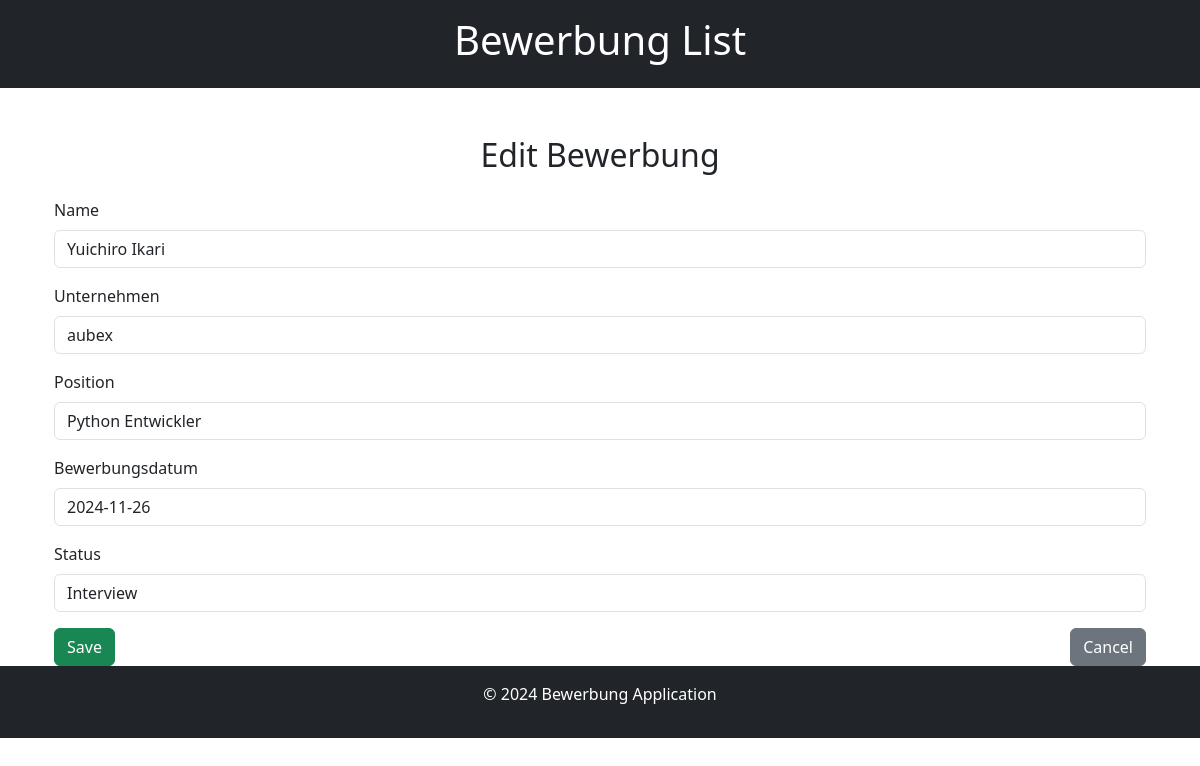
/1/edit/ (signed in), run on the app's committed database.
### bewerbung/models.py (models this page shows, shortened)
class Bewerbung(models.Model):
    name = models.CharField(max_length=100, verbose_name="Name")
    company = models.CharField(max_length=100, verbose_name="Unternehmen")
    position = models.CharField(max_length=100, verbose_name="Position")
    date_applied = models.DateField(verbose_name="Bewerbungsdatum")
    status = models.CharField(
        max_length=50,
        choices=[
            ("Pending", "Ausstehend"),
            ("Interview", "Interview"),
            ("Accepted", "Angenommen"),
            ("Rejected", "Abgelehnt"),
        ],
        default="Pending",
        verbose_name="Status"
    )

### bewerbung/views.py (the view)
# urls.py: path('<int:pk>/edit/', views.BewerbungUpdateView.as_view(), name='bewerbung_edit'),
class BewerbungUpdateView(LoginRequiredMixin, UpdateView):
    model = Bewerbung
    template_name = 'bewerbung/bewerbung_form.html'
    fields = ['name', 'company', 'position', 'date_applied', 'status']
    success_url = reverse_lazy('bewerbung_list')

### templates/bewerbung/bewerbung_form.html (shortened to what this page needs)
{% extends "base/bewerbung_base.html" %}
{% block body %}
{% load widget_tweaks %}
<div class="container mt-5">
    <h2 class="text-center mb-4">{% if object %}Edit Bewerbung{% else %}Add Bewerbung{% endif %}</h2>
    <form method="post" enctype="multipart/form-data" class="needs-validation" novalidate>
        <div class="mb-3">
            {% for field in form %}
                <div class="mb-3">
                    <label for="{{ field.id_for_label }}" class="form-label">{{ field.label }}</label>
                    {{ field }}
                </div>
            {% endfor %}
        </div>
        <div class="d-flex justify-content-between">
            <button type="submit" class="btn btn-success">Save</button>
            <a href="{% url 'bewerbung_list' %}" class="btn btn-secondary">Cancel</a>
        </div>
    </form>
</div>
{% endblock %}

### data on the page
Bewerbung: form "Yuichiro Ikari" "aubex" "Python Entwickler" "2024-11-26" "Interview"

### other printed values
{{ field.label }} "Name" "Unternehmen" "Position" "Bewerbungsdatum" "Status"
